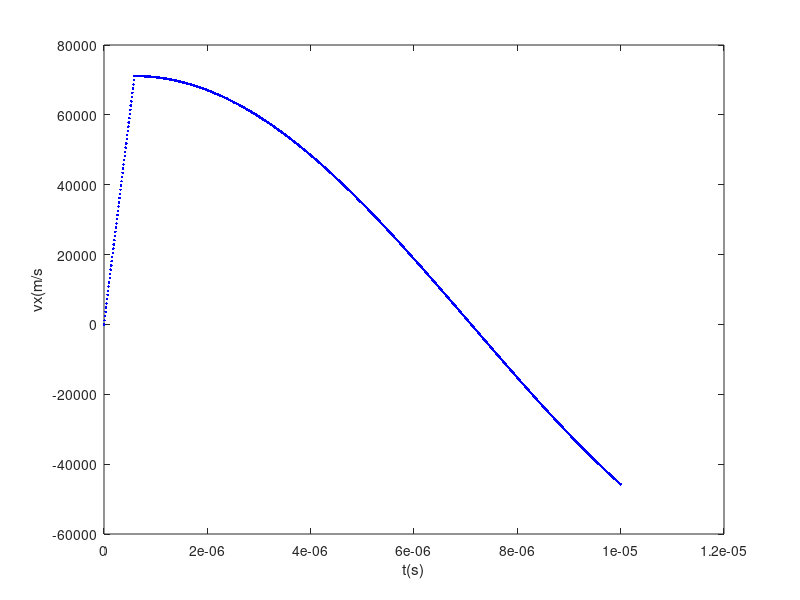
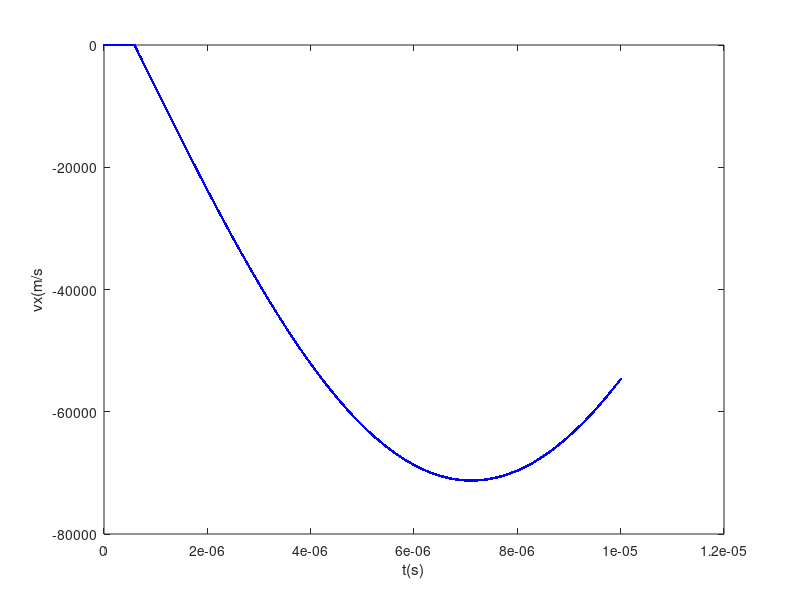

Source code (MATLAB) for these figures, in order:
clearvars;
clc;

e = 1.60217e-19;  % C 
q = e;            % C
m = 6.6464e-27;   % Kg



V1 = 100; %Voltios
V2 = 0;   %Voltios
d = 0.020; %metros

B0 = 0.01;           %Tesla
E0 = (V1-V2)/d;      %V/m

B = B0*[0,0,1];
E = E0*[1,0,0];
%******************

a = @(v,E,B) (q/m) * (E + cross(v,B));

v0 = [0,0,0];
r0 = [0,0,0];

ti = 0;
tf = 10000e-9;

N = 1000;
h = (tf-ti)/N;

t = zeros(N,1);
r = zeros(N,3);
v = zeros(N,3);

t(1) = ti;
r(1,:) = r0;
v(1,:) = v0;

for i=1:N

    t(i+1) = ti + i*h;

    if r(i,1) <= d
        B = [0,0,0];
        E = E0*[1,0,0];
    else
        B = B0*[0,0,1];
        E = [0,0,0];
    end
    v(i+1,:) = v(i,:) + h*a(v(i,:),E,B); 
    r(i+1,:) = r(i,:) + h*v(i,:);

end

figure(1);
plot(t,v(:,1),'.b');
xlabel('t(s)')
ylabel('vx(m/s')

figure(2);
plot(t,v(:,2),'.b');
xlabel('t(s)')
ylabel('vx(m/s')